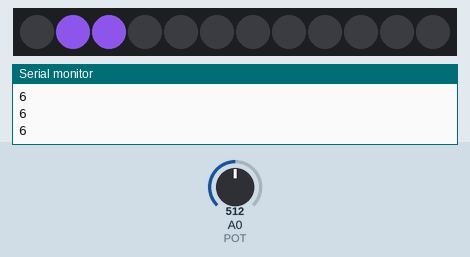
The sketch below on a simulated Arduino Uno, built with avr-gcc and run on an emulated ATmega328P. Parts: 12 RGB LEDs in strip order, left to right, the last lines printed to the serial monitor. The test bench sets the inputs (shaded band); at power-on: A0 (POT) = 512. Dim RGB values are drawn brighter than linear; random numbers use the default seed unless the sketch sets one.

Above: at 1.56 s.
1.6 s: A0 (POT) set to 1023
At 2.37 s:
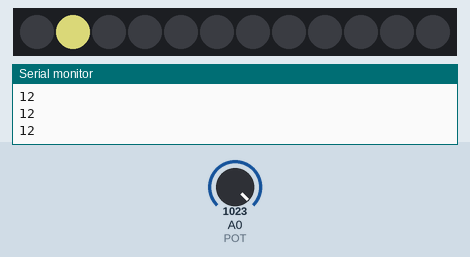
3.4 s: A0 (POT) set to 122
At 3.58 s:
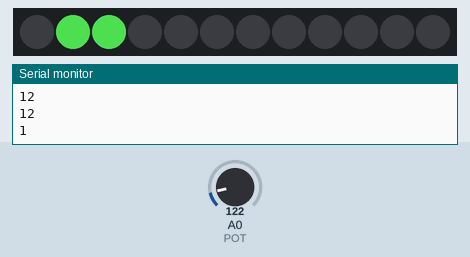
5.2 s: A0 (POT) set to 900
At 6.81 s:
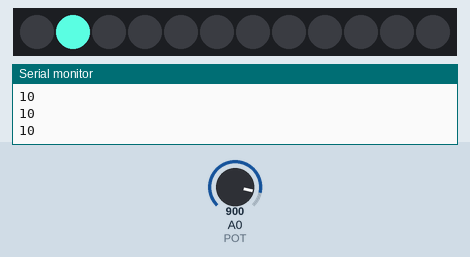
8.2 s: A0 (POT) set to 0
At 9.48 s:
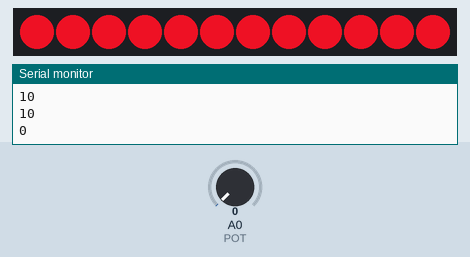
10.8 s: A0 (POT) set to 1023
At 11.75 s:
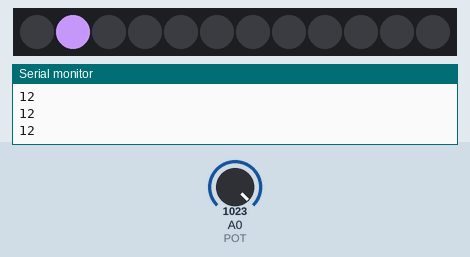
14.3 s: A0 (POT) set to 122
At 15.49 s:
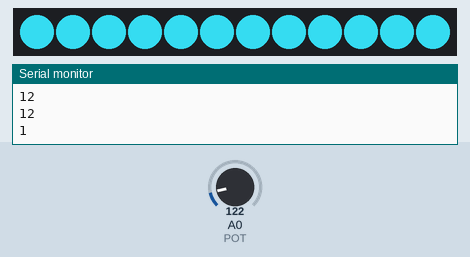

The sketch:

TinkerCAD_07_NeoPixel.ino
```cpp
#include <Adafruit_NeoPixel.h>
#define PIN 2 // pin, êóäà ïîäêëþ÷åí Neopixel
#define NUMPIXELS 12 // êîë-âî ÿ÷ååê â êîëüöå Neopixel
int const POT=0; // pin, êóäà ïîäêëþ÷åí ïîòåíöèîìåòð
int valpot, countpix; // çíà÷åíèå ÀÖÏ è êîë-âî ïèêñåëîâ
 // ñîçäàíèå îáúåêòà NeoPixel
Adafruit_NeoPixel pixels = Adafruit_NeoPixel(NUMPIXELS, PIN, NEO_GRB + NEO_KHZ800);
int delayval = 100; // çàäåðæêà íåáîëüøàÿ
 // ãëîáàëüíûå ïåðåìåííûå äëÿ çàäàíèÿ öâåòà
int redColor = 0;
int greenColor = 0;
int blueColor = 0;
void setup() {
pixels.begin(); // èíèöèàëèçàöèÿ áèáëèîòåêè NeoPixel
Serial.begin(9600);
}
void loop() {
setColor();
valpot=analogRead(POT); // ÷èòàåì âõîä ïîòåíöèîìåòðà
 // ìàñøòàáèðóåì âõîä ñ ïîòåíöèîìåòðà
countpix=map(valpot, 0, 1023, 0, 12);
 // âûâîäèì êîë-âî ïèêñåëîâ
Serial.println(countpix);
// ñòèðàåì âñå ïèêñåëû
for(int i=0;i < NUMPIXELS;i++){
pixels.setPixelColor(i, pixels.Color(0, 0, 0));
}
 // ðèñóåì ïèêñåëû ñîãëàñíî êîë-âó
for(int i=0;i < 13-countpix;i++){
  if (i<11) { // ñìåùàåì ïèêñåëû íà 1 âïðàâî
  	pixels.setPixelColor(i+1, pixels.Color(redColor, greenColor, blueColor));
 }
  else { // ýòî 11 ïèêñåë - îí ñòàë íóëåâûì
    pixels.setPixelColor(0, pixels.Color(redColor, greenColor, blueColor));
}
pixels.show(); // îòîáðàæåíèå ïèêñåëîâ
delay(delayval); // çàäåðæêà
}
}
 // ãåíåðàöèÿ ñëó÷àéíîãî öâåòà RGB
void setColor(){
redColor = random(0, 255);
greenColor = random(0,255);
blueColor = random(0, 255);
}
```
